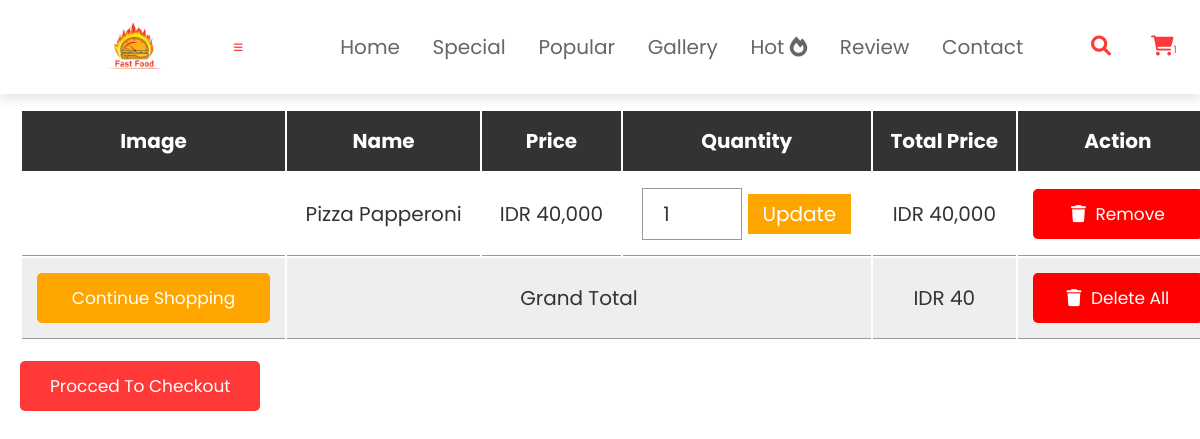
The page /web_admin/cart/cart.php on the database its author committed.
### tables this page shows
CREATE TABLE `cart` (
  `id` int(11) NOT NULL,
  `name` varchar(30) NOT NULL,
  `price` int(200) NOT NULL,
  `image` varchar(99) NOT NULL,
  `quantity` int(20) NOT NULL
);

### web_admin/cart/cart.php (the view, shortened to what this page needs)
<?php
require 'config.php';
?>
<!DOCTYPE html>
<html lang="en">
<head>
   <link rel="stylesheet" href="https://cdnjs.cloudflare.com/ajax/libs/font-awesome/6.0.0/css/all.min.css">
   <link rel="stylesheet" href="css/style.css">
</head>
<body>
<?php include 'header.php'; ?>
<div class="container">
<section class="shopping-cart">
   <h1 class="heading">shopping cart</h1>
   <table>
      <thead>
         <th>image</th>
         <th>name</th>
         <th>price</th>
         <th>quantity</th>
         <th>total price</th>
         <th>action</th>
      </thead>
      <tbody>
         <?php
         $select_cart = mysqli_query($conn, "SELECT * FROM `cart`");
         $grand_total = 0;
         if(mysqli_num_rows($select_cart) > 0){
            while($fetch_cart = mysqli_fetch_assoc($select_cart)){
         ?>
         <tr>
            <td><img src="uploaded_img/<?php echo $fetch_cart['image']; ?>" height="100" alt=""></td>
            <td><?php echo $fetch_cart['name']; ?></td>
            <td>IDR <?php echo number_format($fetch_cart['price']); ?></td>
            <td>
               <form action="" method="post">
                  <input type="number" name="update_quantity" min="1"  value="<?php echo $fetch_cart['quantity']; ?>" >
                  <input type="submit" value="update" name="update_update_btn">
               </form>
            </td>
            <td>IDR <?php echo $sub_total = number_format($fetch_cart['price'] * $fetch_cart['quantity']); ?></td>
            <td><a href="cart.php?remove=<?php echo $fetch_cart['id']; ?>" onclick="return confirm('remove item from cart?')" class="delete-btn"> <i class="fas fa-trash"></i> remove</a></td>
         </tr>
         <?php
           $grand_total += $sub_total;
            };
         };
         ?>
         <tr class="table-bottom">
            <td><a href="products.php" class="option-btn" style="margin-top: 0;">continue shopping</a></td>
            <td colspan="3">grand total</td>
            <td>IDR <?php echo $grand_total; ?></td>
            <td><a href="cart.php?delete_all" onclick="return confirm('are you sure you want to delete all?');" class="delete-btn"> <i class="fas fa-trash"></i> delete all </a></td>
         </tr>
      </tbody>
   </table>
   <div class="checkout-btn">
      <a href="checkout.php" class="btn <?= ($grand_total > 1)?'':'disabled'; ?>">procced to checkout</a>
   </div>
</section>
</div>
</body>
</html>

### web_admin/cart/css/style.css (style rules this page uses)
:root { --blue: #ff3838; --red: #ff0000; --orange: orange; --black: #333; --white: #fff; --bg-color: #eee; --dark-bg: rgba(0, 0, 0, .7); --box-shadow: 0 .5rem 1rem rgba(0, 0, 0, .1); --border: .1rem solid #999; }
* { font-family: 'Poppins', sans-serif; margin: 0; padding: 0; box-sizing: border-box; outline: none; border: none; text-decoration: none; text-transform: capitalize; }
html { font-size: 62.5%; overflow-x: hidden; }
.container { max-width: 1200px; margin: 0 auto; }
section { padding: 2rem; }
.heading { text-align: center; font-size: 3.5rem; text-transform: uppercase; color: var(--black); margin-bottom: 2rem; }
.btn, .option-btn, .delete-btn { display: block; width: 100%; text-align: center; background-color: #ff3838; color: var(--white); font-size: 1.7rem; padding: 1.2rem 3rem; border-radius: .5rem; cursor: pointer; margin-top: 1rem; }
.option-btn i, .delete-btn i { padding-right: .5rem; }
.option-btn { background-color: var(--orange); }
.delete-btn { margin-top: 0; background-color: var(--red); }
.shopping-cart table { text-align: center; width: 100%; }
.shopping-cart table thead th { padding: 1.5rem; font-size: 2rem; color: var(--white); background-color: var(--black); }
.shopping-cart table tr td { border-bottom: var(--border); padding: 1.5rem; font-size: 2rem; color: var(--black); }
.shopping-cart table input[type="number"] { border: var(--border); padding: 1rem 2rem; font-size: 2rem; color: var(--black); width: 10rem; }
.shopping-cart table input[type="submit"] { padding: .5rem 1.5rem; cursor: pointer; font-size: 2rem; background-color: var(--orange); color: var(--white); }
.shopping-cart table .table-bottom { background-color: var(--bg-color); }
.shopping-cart .checkout-btn { text-align: center; margin-top: 1rem; }
.shopping-cart .checkout-btn a { display: inline-block; width: auto; }
@media (max-width:1200px) { .shopping-cart { overflow-x: scroll; } }
@media (max-width:1200px) { .shopping-cart table { width: 120rem; } }
@media (max-width:1200px) { .shopping-cart .heading { text-align: left; } }
@media (max-width:1200px) { .shopping-cart .checkout-btn { text-align: left; } }

### rows shown on the page
cart: name "Pizza Papperoni", price "40,000", update_quantity "1", $sub_total = number_format($fetch_cart['price'] * $fetch_cart['quantity']) "40,000"

### other values the page prints
$row_count "1"
$grand_total "40"
